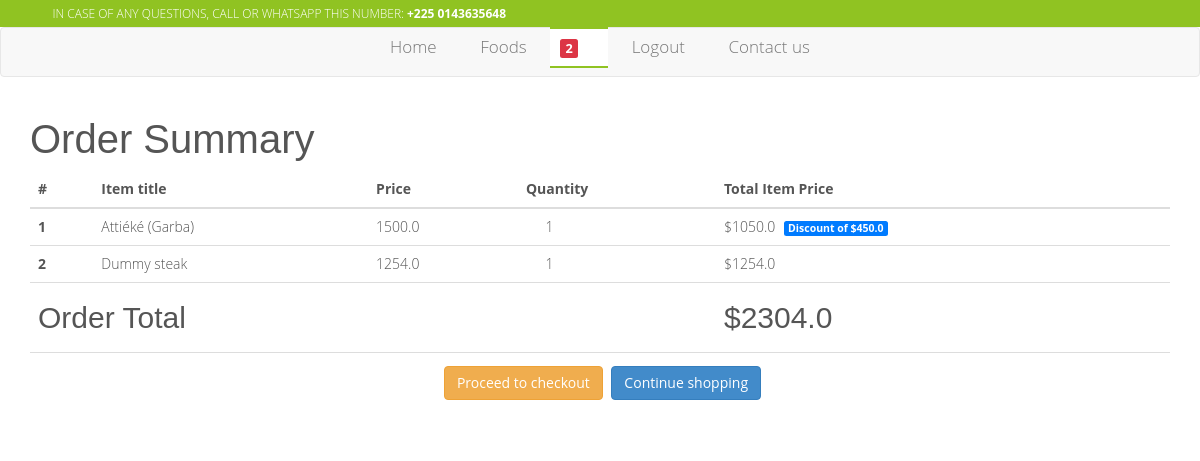
/order/summary/ (signed in), run on the app's committed database.
### profil/models.py (models this page shows, shortened)
class Profil(models.Model):
	user = models.OneToOneField(User, on_delete=models.CASCADE)
	date = models.DateTimeField(auto_now_add=True)
	stripe_customer_id = models.CharField(max_length=50, blank=True,
		null=True, verbose_name='Stripe ID')
	one_click_purchasing = models.BooleanField(default=False)
	def cart_item_count(self):
		items_count = OrderItem.objects.filter(
			user=self.user,
			ordered=False,
		).count()
		return items_count

### orders/models.py (models this page shows, shortened)
class OrderItem(models.Model):
	user = models.ForeignKey(User, on_delete=models.CASCADE)
	ordered = models.BooleanField(default=False)
	item = models.ForeignKey(Item, on_delete=models.CASCADE)
	quantity = models.IntegerField(default=1)
	date = models.DateTimeField(auto_now_add=True, null=True, blank=True)
	def get_total_item_price(self):
		return self.quantity * self.item.price
	def get_total_discount_item_price(self):
		return self.quantity * self.item.discount_price
	def get_amount_saved(self):
		return self.get_total_item_price() - self.get_total_discount_item_price()
	def get_final_price(self):
		if self.item.discount_price:
			return self.get_total_discount_item_price()
		return self.get_total_item_price()

class Order(models.Model):
	user = models.ForeignKey(User, on_delete=models.CASCADE)
	ref_code = models.CharField(max_length=20, blank=True, null=True)
	items = models.ManyToManyField(OrderItem)
	start_date = models.DateTimeField(auto_now_add=True)
	ordered_date = models.DateTimeField()
	ordered = models.BooleanField(default=False)
	shipping_address = models.ForeignKey(
		Address, related_name='shipping_address', on_delete=models.SET_NULL,
		blank=True, null=True)
	billing_address = models.ForeignKey(Address, blank=True, null=True,
		related_name='billing_address', on_delete=models.SET_NULL)
	payment = models.ForeignKey(Payment, on_delete=models.SET_NULL,
		blank=True, null=True)
	coupon = models.ForeignKey(Coupon, on_delete=models.SET_NULL,
		blank=True, null=True)
	being_delivered = models.BooleanField(default=False)
	received = models.BooleanField(default=False)
	refund_requested = models.BooleanField(default=False)
	refund_granted = models.BooleanField(default=False)
	'''
	1. Item added to cart
	2. Adding a billing address
	(Failed checkout)
	3. Payment
	(Preprocessing, processing, packaging etc.)
	4. Being delivered
	5. Received
	'''
	def get_total(self):
		total = 0
		for order_item in self.items.all():
			total += order_item.get_final_price()
		if self.coupon:
			total -= self.coupon.amount
		return total

### products/models.py (models this page shows, shortened)
class Item(models.Model):
	hit_count_generic = GenericRelation(HitCount,
		object_id_field='object_pk',
		related_query_name='hit_count_generic_relation'
	)
	title = models.CharField(max_length=255)
	slug = models.SlugField( max_length=400,
		help_text='Autofill field')
	description = models.TextField()
	picture = ResizedImageField(
		size=[500, 500],
		quality=100,
		upload_to='images/foods/%Y/%m/',
		help_text="Main picture")
	tags = TaggableManager()
	is_public = models.BooleanField(default=True)
	picture_2 = ResizedImageField(
		size=[500, 500],
		quality=100,
		null=True,
		blank=True,
		upload_to='images/foods/%Y/%m/',
		help_text="Second picture")
	picture_3 = ResizedImageField(
		size=[500, 500],
		quality=100,
		null=True,
		blank=True,
		upload_to='images/foods/%Y/%m/',
		help_text="Third picture")
	is_popular = models.BooleanField(default=False)
	date = models.DateTimeField(auto_now_add=True)
	price = models.FloatField()
	discount_price = models.FloatField(blank=True, null=True,
		help_text='Must be smaller than normal price')
	category = models.CharField(max_length=20, default='others',
		choices=CATEGORY_CHOICES)

### website/views.py (the view)
# urls.py: path('order/summary/', views.order_summary_view, name='order-summary'),
@login_required
def order_summary_view(request):
	order = Order.objects.get(user=request.user, ordered=False) or None
	context = {
		'order' : order,
		'current_site' : get_current_site(request),
	}
	template_name = 'public/orders/order_summary.html'
	return render(request, template_name, context)

### templates/public/orders/order_summary.html (shortened to what this page needs)
{% extends 'public/includes/base.html' %}
{% load i18n %}
{% load static %}
{% load humanize %}
{% load hitcount_tags %}
{% block content %}
  <main>
    <div class="container">
    {% if order %}
    <div class="table-responsive text-nowrap">
    <h2>Order Summary</h2>
    <table class="table">
        <thead>
        <tr>
            <th scope="col">#</th>
            <th scope="col">Item title</th>
            <th scope="col">Price</th>
            <th scope="col">Quantity</th>
            <th scope="col">Total Item Price</th>
        </tr>
        </thead>
        <tbody>
        {% for order_item in order.items.all %}
        <tr>
            <th scope="row">{{ forloop.counter }}</th>
            <td>{{ order_item.item.title }}</td>
            <td>{{ order_item.item.price }}</td>
            <td>
                <a href="{% url 'remove-single-food-from-cart' order_item.item.id order_item.item.slug %}"><i class="fa fa-minus mr-2"></i></a>
                {{ order_item.quantity }}
                <a href="{% url 'add-food-to-cart' order_item.item.id order_item.item.slug %}"><i class="fa fa-plus ml-2"></i></a>
            </td>
            <td>
            {% if order_item.item.discount_price %}
                ${{ order_item.get_total_discount_item_price }}
                <span class="ml-2 badge badge-primary">Discount of ${{ order_item.get_amount_saved }}</span>
            {% else %}
                ${{ order_item.get_total_item_price }}
            {% endif %}
            </td>
        </tr>
        {% endfor %}
        {% if order.get_total %}
        <tr class="pt-3">
            <td colspan="4"><h4>Order Total</h4></td>
            <td><h4>${{ order.get_total }}</h4></td>
        </tr>
        <tr class="text-center">
            <td colspan="5">
            <a class='btn btn-warning m-2' href="{% url 'checkout' %}">Proceed to checkout</a>
            <a class='btn btn-primary' href="{% url 'food-list' %}">Continue shopping</a>
            </td>
        </tr>
        {% endif %}
        </tbody>
    </table>
    </div>
    {% endif %}
    </div>
  </main>
{% endblock content %}
{% block header_search %}
    {% include 'public/includes/site_header_without_search.html' %}
{% endblock header_search %}

### templates/public/includes/navbar.html (shortened to what this page needs)
	{% load static %}
	<nav class="navbar navbar-default">
		<div class="container">
		    <div class="collapse navbar-collapse" id="bs-example-navbar-collapse-1">
		      	<ul class="nav navbar-nav nav-main">
		        	<li class="{% if request.path_info == '/' %}active{% endif %}">
		        		<a href="{% url 'home' %}">
		        			Home
		        		</a>
		        	</li>
					<li class="{% if request.path_info == '/foods/' %}active{% endif %}">
						<a href="{% url 'food-list' %}">
							Foods
						</a>
					</li>
					{% if request.user.is_authenticated %}
					<li class="{% if request.path_info == '/order/summary/' %}active{% endif %}">
						<a href="{% url 'order-summary' %}">
							<small class="badge badge-danger z-depth-1 mr-1">
								{{ request.user.profil.cart_item_count }}
							</small>
							<span>
								<i class="fa fa-shopping-cart"></i>
							</span>
						</a>
					</li>
					<li>
						<a href="{% url 'logout' %}">
							Logout
						</a>
					</li>
					{% else %}
					<li class="{% if request.path_info == '/user/login/' %}active{% endif %}">
						<a href="{% url 'login' %}">
							Login
						</a>
					</li>
					{% endif %}
					<li class="{% if request.path_info == '/contact-us/' %}active{% endif %}">
						<a href="{% url 'contact' %}">
							Contact us
						</a>
					</li>
		        </ul>
		    </div>
		</div>
	</nav>

### static/css/style.css (style rules this page uses)
body { font-family: 'Open Sans', sans-serif; color: #555; font-size: 14px; font-weight: 300; }
li { list-style: none; }
h1,h2,h3,h4,h5,h6 { font-family: 'Yanone Kaffeesatz', sans-serif;color: #555 }
h2 { font-size: 40px; }
h4 { font-size: 30px; }
ul { padding-left: 0; }
.nav-main li { -webkit-transition: .2s ease-in-out; -moz-transition: .2s ease-in-out; -ms-transition: .2s ease-in-out; -o-transition: .2s ease-in-out; transition: .2s ease-in-out; font-size: 17px; }
.nav-main > li::before { top: -2px; -webkit-transform: translateY(-10px); -moz-transform: translateY(-10px); transform: translateY(-10px); }
.nav-main > li:after { bottom: -2px; -webkit-transform: translateY(10px); -moz-transform: translateY(10px); transform: translateY(10px); }
.nav-main > li::before, .nav-main > li::after { position: absolute; left: 0; width: 100%; height: 2px; background: #90c322; content: ''; opacity: 0; -webkit-transition: opacity 0.3s, -webkit-transform 0.3s; -moz-transition: opacity 0.3s, -moz-transform 0.3s; transition: opacity 0.3s, transform 0.3s; }
.nav-main > li a { padding: 8px 10px; color: #555; font-size: 17px; }
.navbar-nav { float: none; text-align: center; }
.navbar-nav>li { float: none; display: inline-block; margin:0 10px; }
.navbar-nav .active { border-top: 2px solid #90c322; border-bottom: 2px solid #90c322; margin: -1px 0; }
.navbar-nav .active a { background: #fff !important; }
.badge { display: inline-block; padding: 0.25em 0.4em; font-size: 75%; font-weight: 700; line-height: 1; text-align: center; white-space: nowrap; vertical-align: baseline; border-radius: 0.25rem; transition: color 0.15s ease-in-out, background-color 0.15s ease-in-out, border-color 0.15s ease-in-out, box-shadow 0.15s ease-in-out; }
.badge-primary { color: #fff; background-color: #007bff; }
.badge-danger { color: #fff; background-color: #dc3545; }

### static/css/margins.css (style rules this page uses)
.mr-1, .mx-1 { margin-right: 0.25rem !important; }
.m-2 { margin: 0.5rem !important; }
.mr-2, .mx-2 { margin-right: 0.5rem !important; }
.ml-2, .mx-2 { margin-left: 0.5rem !important; }
.pt-3, .py-3 { padding-top: 1rem !important; }

### data on the page
OrderItem: item "Attiéké (Garba)", item.price "1500.0", quantity "1", get_total_discount_item_price "1050.0", get_amount_saved "450.0"
OrderItem: item "Dummy steak", item.price "1254.0", quantity "1", get_total_item_price "1254.0"
Order: get_total "2304.0"

### other printed values
{{ request.user.profil.cart_item_count }} "2"
